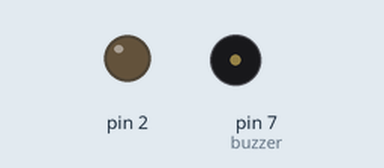
This sketch was run on a simulated Arduino Uno, built with avr-gcc and run on an emulated ATmega328P. Shown: output pins drawn as LEDs (lit = HIGH), buzzer (waves = sounding).

Above: at 0.2 s.
At 2.2 s:
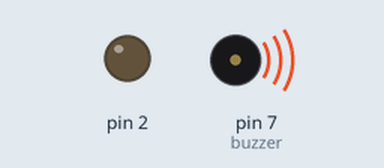
At 7.7 s:
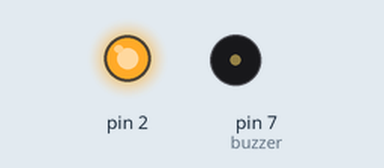
At 8.7 s:
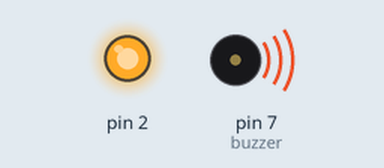
Timing chart, 0 to 10.4 s (numbered marks = the images above):
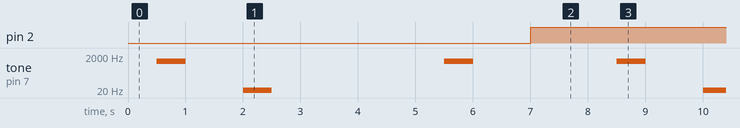

Measured:
- by itself, pin 2: alternates HIGH for 7.0 s and LOW for 1.0 s
- by itself, tone on pin 7 (buzzer): repeats every 8.0 s: silent 1.0 s, 10 Hz 0.50 s, silent 3.0 s, 1000 Hz 0.50 s, silent 2.5 s, 1000 Hz 0.50 s

The sketch:

main.ino
```cpp
const int buzzer = 7;

void setup(){
	pinMode(buzzer, OUTPUT);
  	pinMode(2, OUTPUT);
}

void loop(){
  	delay(500);
	tone(buzzer, 1000);
  	delay(500);
  	noTone(buzzer);
  	delay(1000);
  	tone(buzzer, 10);
 	delay(500);
  	noTone(buzzer);
  	delay(3000);
  	tone(buzzer, 1000);
  	delay(500);
  	noTone(buzzer);

  	digitalWrite(2, LOW); //Turns off -- digitalwrite to assign
  // HIGH or LOW value to pin.
  	delay(1000);
 	digitalWrite(2, HIGH);
  	delay(1000);


}
```
